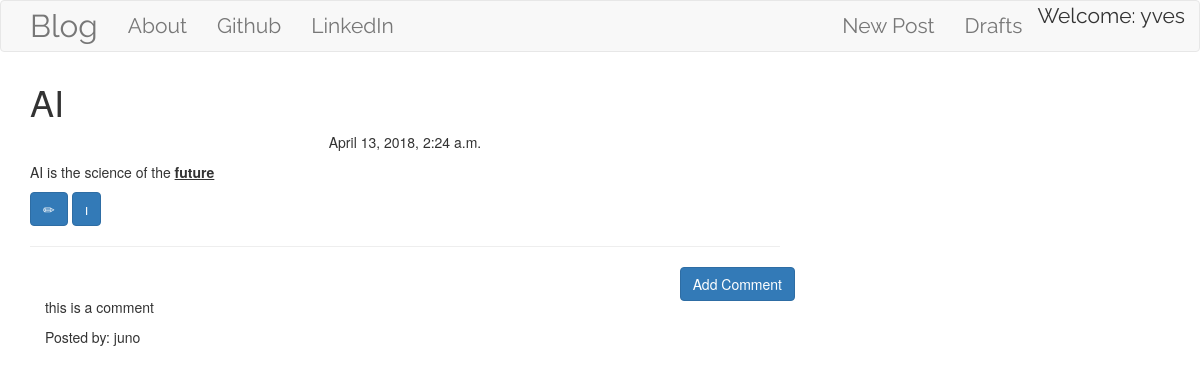
The app's page /post/4/ (signed in) with its own data.
### blog/models.py (models this page shows, shortened)
class Post(models.Model):
    author = models.ForeignKey('auth.User')
    title = models.CharField(max_length=200)
    text = models.TextField()
    create_date = models.DateTimeField(default=timezone.now())
    published_date = models.DateTimeField(blank=True, null=True)

class Comment(models.Model):
    post = models.ForeignKey('blog.Post', related_name='comments')
    author = models.CharField(max_length=200)
    text = models.TextField()
    create_date = models.DateTimeField(default=timezone.now())
    approved_comment = models.BooleanField(default=False)

### blog/views.py (the view)
# urls.py: url(r'^post/(?P<pk>\d+)/$', views.PostDetailView.as_view(), name='post_detail'),
class PostDetailView(DetailView):
    model = Post

### blog/templates/blog/post_detail.html (shortened to what this page needs)
{% extends 'blog/base.html' %}
{% block content %}
<h1 class="posttile loader">{{ post.title }}</h1>
{% if post.published_date %}
    <div class="date postdate">
        {{ post.published_date }}
    </div>
{% else %}
    <a href="{% url 'post_publish' pk=post.pk %}" class="btn btn-default">Publish</a>
{% endif %}
<p class="postcontent">{{ post.text|safe|linebreaksbr }}</p>
{% if user.is_authenticated %}
    <a href="{% url 'post_edit' pk=post.pk %}" class="btn btn-primary"><span class="glyhicon glyphicon-pencil"></span></a>
    <a href="{% url 'post_remove' pk=post.pk %}" class="btn btn-primary"><span class="glyhicon glyphicon-remove"></span></a>
{% endif %}
<hr>
<a href="{% url 'add_comment_to_post' pk=post.pk %}" class="btn btn-primary btn-comment">Add Comment</a>
<div class="container">
    {% for comment in post.comments.all %}
    <br>
        {% if user.is_authenticated or comment.approved_comment %}
            <p>{{ comment.text|safe|linebreaks }}</p>
            <p>Posted by: {{ comment.author }}</p>
        {% endif %}
        {% empty %}
        <p>No comments!</p>
    {% endfor %}
</div>
{% endblock %}

### blog/templates/blog/base.html (shortened to what this page needs)
<!DOCTYPE html>
{% load staticfiles %}
<html lang="en">
<head>
    <link rel="stylesheet" href="//maxcdn.bootstrapcdn.com/bootstrap/3.3.7/css/bootstrap.min.css"
>
    <link rel="stylesheet" href="//cdn.jsdelivr.net/npm/medium-editor@latest/dist/css/medium-editor.min.css"
          type="text/css" media="screen" charset="utf-8">
    <link rel="stylesheet" href="{% static 'css/blog.css' %}">
</head>
<body class="loader">
<nav class="navbar navbar-default techfont custom-navbar">
    <div class="container">
        <ul class="nav navbar-nav">
            <li><a href="{% url 'post_list' %}" class="navbar-brand bigbrand">Blog</a></li>
            <li><a href="{% url 'about' %}">About</a></li>
            <li><a href="https://www.github.com">Github</a></li>
            <li><a href="https://www.linkedin.com">LinkedIn</a></li>
        </ul>
        <ul class="nav navbar-nav navbar-right">
            {% if user.is_authenticated %}
                <li><a href="{% url 'post_new' %}">New Post</a></li>
                <li><a href="{% url 'post_draft_list' %}">Drafts</a></li>
                <li> Welcome: {{ user.username }} </li>
            {% else %}
                <li><a class="nav navbar-right" href="{% url 'login' %} "><span class="glyphicon glyphicon-user"></span></a></li>
            {% endif %}
        </ul>
    </div>
</nav>
<div class="content container">
    <div class="row">
        <div class="col-md-8">
            <div class="blog_posts">
                {% block content %}
                {% endblock %}
            </div>
        </div>
    </div>
</div>
</body>
</html>

### blog/static/css/blog.css (style rules this page uses)
.techfont { font-family: 'Raleway', sans-serif; font-size: 1.5em; margin-bottom: 10px; }
.bigbrand { font-size: 1.5em; }
.postdate { text-align: center; }
.postcontent { font-family: 'Montserrat', font-size: 1.5em; }
.btn-comment { position: absolute; right: 0px; }
.loader { filter:hue-rotate(0deg); color:linear-gradient(45deg,#0f8,#08f); animation:hue 10000ms infinite linear; }

### records on screen
Post: title "AI", published_date "April 13, 2018, 2:24 a.m.", text "AI is the science of the future"
Comment: text "this is a comment", author "juno"

### other values on screen
{{ user.username }} "yves"
